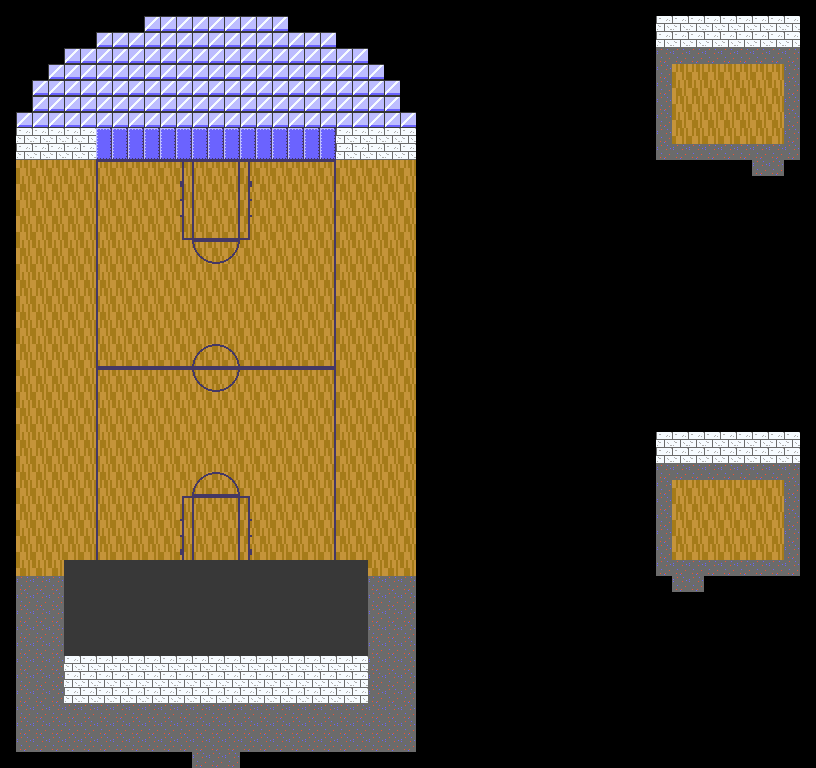

The image is a tile-based game level rendered from a .tmx file. Its description and source (layers, tilesets, objects; grid data summarised) follow:
An orthogonal 51x48 tile map with 16x16 px tiles, 4 tile layers (Gbox, Background, BG Decals, FG), 4 tilesets and 14 objects.

<map version="1.10" tiledversion="1.11.0" orientation="orthogonal" renderorder="right-down" width="51" height="48" tilewidth="16" tileheight="16" infinite="0" nextlayerid="6" nextobjectid="20">
 <tileset firstgid="1" source="../../Placeholder/tileset/Debug.tsx" />
 <tileset firstgid="11" source="../../Tilesets/Indoor/Gym.tsx" />
 <tileset firstgid="53" source="../../Tilesets/Indoor/Office.tsx" />
 <tileset firstgid="133" source="../../Tilesets/Outdoor/RetailBuildings.tsx" />
 <layer id="1" name="Gbox" width="51" height="48">
  <properties>
   <property name="unity:SortingLayer" value="Background" />
  </properties>
  <data>[2448 cells, 1279 non-empty, 4 distinct tile ids]</data>
 </layer>
 <layer id="3" name="Background" width="51" height="48">
  <properties>
   <property name="unity:SortingLayer" value="Background" />
  </properties>
  <data>[2448 cells, 1279 non-empty, 8 distinct tile ids]</data>
 </layer>
 <layer id="4" name="BG Decals" width="51" height="48">
  <properties>
   <property name="unity:SortingLayer" value="Background" />
  </properties>
  <data>[2448 cells, 156 non-empty, 32 distinct tile ids]</data>
 </layer>
 <layer id="5" name="FG" width="51" height="48">
  <properties>
   <property name="unity:SortingLayer" value="Foreground" />
  </properties>
  <data>[2448 cells, 19 non-empty, 1 distinct tile ids]</data>
 </layer>
 <objectgroup id="2" name="GboxCollisions">
  <object id="1" x="16" y="0" width="640" height="160" />
  <object id="2" x="416" y="160" width="240" height="592" />
  <object id="5" x="0" y="160" width="16" height="608" />
  <object id="6" x="16" y="752" width="176" height="16" />
  <object id="7" x="240" y="752" width="176" height="16" />
  <object id="9" x="64" y="576" width="304" height="128" />
  <object id="11" x="800" y="432" width="16" height="144" />
  <object id="12" x="704" y="576" width="96" height="16" />
  <object id="13" x="656" y="576" width="16" height="16" />
  <object id="14" x="656" y="160" width="96" height="16" />
  <object id="15" x="784" y="160" width="32" height="16" />
  <object id="16" x="800" y="0" width="16" height="160" />
  <object id="18" x="800" y="48">
   <polygon points="0,16 -80,16 -80,8 -144,8 -144,-16 0,-16" />
  </object>
  <object id="19" x="656" y="464">
   <polygon points="0,16 80,16 80,8 144,8 144,-16 0,-16" />
  </object>
 </objectgroup>
</map>
